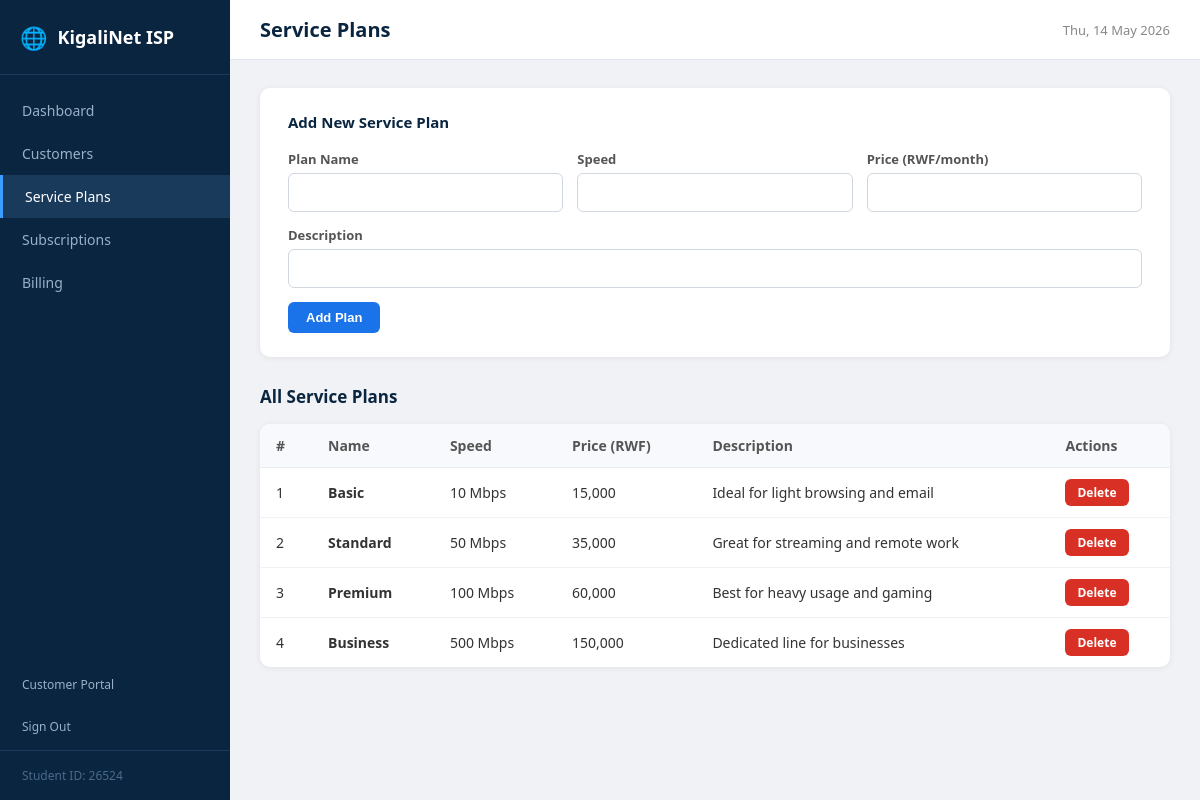
Screenshot of /public/index.php?page=plans (signed in) with the database file from the repository.
### tables this page shows
CREATE TABLE IF NOT EXISTS service_plans (
    id INT PRIMARY KEY AUTO_INCREMENT,
    name VARCHAR(80) NOT NULL,
    speed VARCHAR(30) NOT NULL,
    price DECIMAL(10,2) NOT NULL,
    description TEXT
);

### public/index.php (called while the page is built, shortened)
<?php
require_once __DIR__ . '/../config/database.php';
require_once __DIR__ . '/../app/models/ServicePlan.php';
require_once __DIR__ . '/../app/controllers/ServicePlanController.php';
$planModel         = new ServicePlan($conn);
$planCtrl         = new ServicePlanController($planModel);
include __DIR__ . '/../app/views/layout.php';

### app/controllers/ServicePlanController.php (called while the page is built, shortened)
<?php
class ServicePlanController {
    private $plan;
    public function __construct($planModel) {
        $this->plan = $planModel;
    }
    public function showPlans() {
        return $this->plan->getAll();
    }
}

### app/models/ServicePlan.php (called while the page is built, shortened)
<?php
class ServicePlan {
    private $conn;
    public function __construct($db) {
        $this->conn = $db;
    }
    public function getAll() {
        return $this->conn->query("SELECT * FROM service_plans ORDER BY price ASC");
    }
}

### app/views/plans.php (the view, shortened to what this page needs)
<div class="section">
  <div class="form-card">
    <h3>Add New Service Plan</h3>
    <form method="POST" action="index.php?page=plans">
      <div class="form-row">
        <div class="form-group"><label>Plan Name</label><input name="name" required></div>
        <div class="form-group"><label>Speed</label><input name="speed" required></div>
        <div class="form-group"><label>Price (RWF/month)</label><input name="price" type="number" step="500" required></div>
      </div>
      <div class="form-row">
        <div class="form-group"><label>Description</label><input name="description"></div>
      </div>
      <button type="submit" class="btn btn-primary">Add Plan</button>
    </form>
  </div>
  <div class="section-header"><h2>All Service Plans</h2></div>
  <div class="table-wrap">
    <table>
      <thead><tr><th>#</th><th>Name</th><th>Speed</th><th>Price (RWF)</th><th>Description</th><th>Actions</th></tr></thead>
      <tbody>
      <?php
        $plans = $planCtrl->showPlans();
        $i = 1;
        while ($p = $plans->fetch_assoc()):
      ?>
        <tr>
          <td><?= $i++ ?></td>
          <td><strong><?= htmlspecialchars($p['name']) ?></strong></td>
          <td><?= htmlspecialchars($p['speed']) ?></td>
          <td><?= number_format($p['price']) ?></td>
          <td><?= htmlspecialchars($p['description']) ?></td>
          <td>
            <a href="index.php?page=plans&action=delete&id=<?= $p['id'] ?>"
               class="btn btn-danger btn-sm"
               onclick="return confirm('Delete this plan?')">Delete</a>
          </td>
        </tr>
      <?php endwhile; ?>
      </tbody>
    </table>
  </div>
</div>

### public/assets/css/style.css (style rules this page uses)
*, *::before, *::after { box-sizing: border-box; margin: 0; padding: 0; }
body { font-family: 'Segoe UI', Arial, sans-serif; background: #f0f2f5; color: #222; }
.section { padding: 0 30px; }
.section-header { display: flex; justify-content: space-between; align-items: center; margin-bottom: 16px; }
.section-header h2 { font-size: 17px; color: #0a2540; }
.table-wrap { background: #fff; border-radius: 10px; box-shadow: 0 1px 6px rgba(0,0,0,.07); overflow: auto; }
table { width: 100%; border-collapse: collapse; font-size: 14px; }
th { background: #f7f9fc; color: #555; font-weight: 600; padding: 12px 16px; text-align: left; border-bottom: 1px solid #e8edf2; }
td { padding: 11px 16px; border-bottom: 1px solid #f0f2f5; color: #333; }
tr:last-child td { border-bottom: none; }
.btn { display: inline-block; padding: 8px 18px; border-radius: 6px; font-size: 13px; font-weight: 600; cursor: pointer; text-decoration: none; border: none; transition: opacity .2s; }
.btn-primary { background: #1a73e8; color: #fff; }
.btn-danger { background: #d93025; color: #fff; }
.btn-sm { padding: 5px 12px; font-size: 12px; }
.form-card { background: #fff; border-radius: 10px; padding: 24px 28px; box-shadow: 0 1px 6px rgba(0,0,0,.07); margin-bottom: 28px; }
.form-card h3 { font-size: 15px; color: #0a2540; margin-bottom: 18px; font-weight: 700; }
.form-row { display: grid; grid-template-columns: repeat(auto-fit, minmax(200px,1fr)); gap: 14px; margin-bottom: 14px; }
.form-group { display: flex; flex-direction: column; gap: 5px; }
.form-group label { font-size: 13px; color: #555; font-weight: 600; }
.form-group input, .form-group select, .form-group textarea { padding: 9px 12px; border: 1px solid #d0d7de; border-radius: 6px; font-size: 14px; font-family: inherit; outline: none; transition: border-color .2s; }

### rows the page displays
service_plans: name "Basic", speed "10 Mbps", price "15,000", description "Ideal for light browsing and email"
service_plans: name "Standard", speed "50 Mbps", price "35,000", description "Great for streaming and remote work"
service_plans: name "Premium", speed "100 Mbps", price "60,000", description "Best for heavy usage and gaming"
service_plans: name "Business", speed "500 Mbps", price "150,000", description "Dedicated line for businesses"

### other values shown
$titles[$page] "Service Plans"
